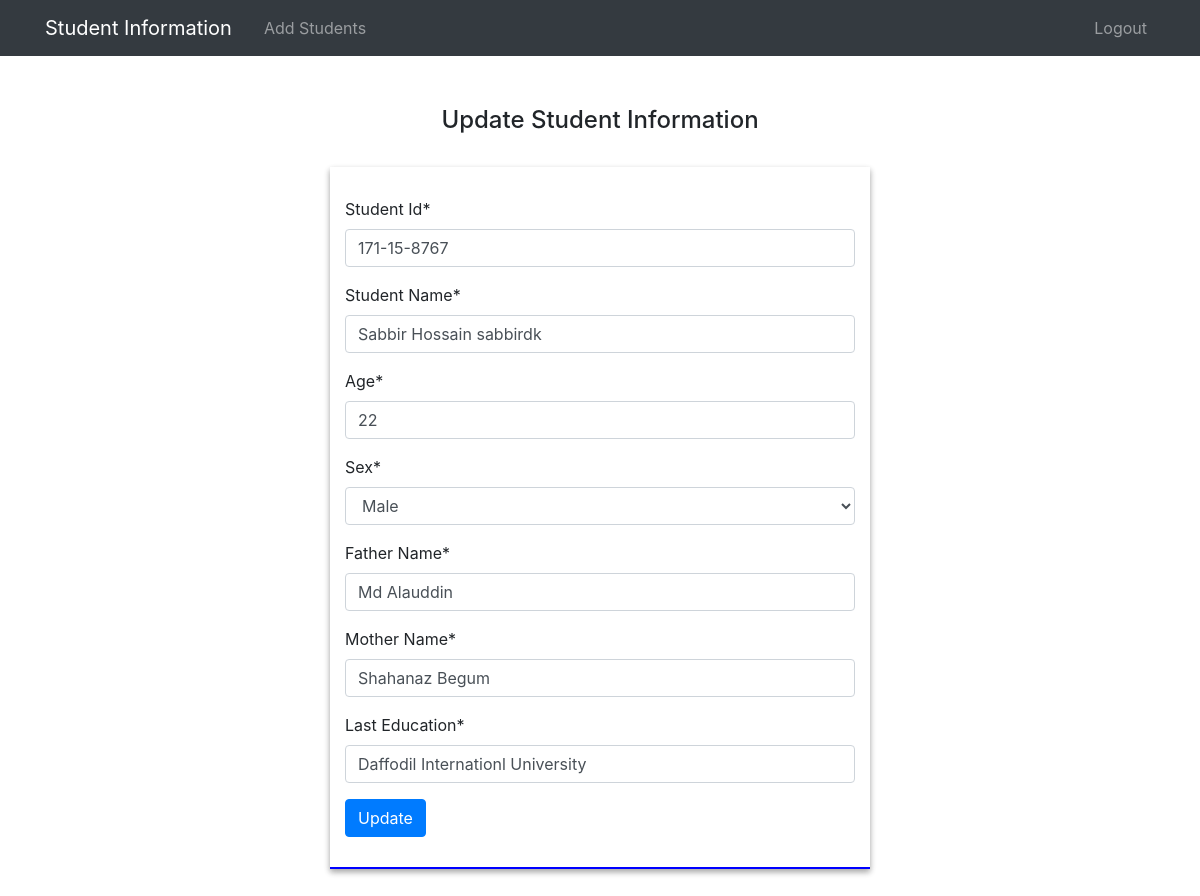
/1/update_view/ (signed in), run on an earlier commit of the app's database.
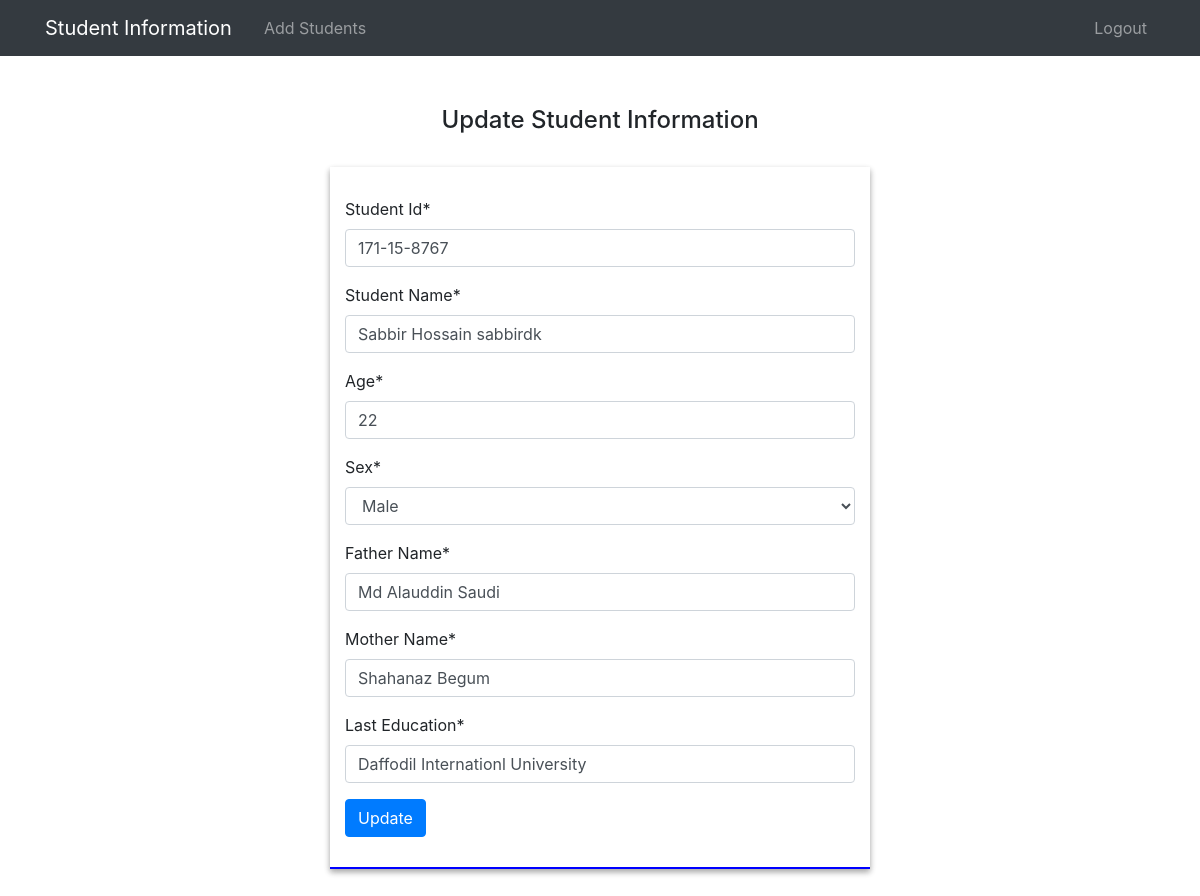
And on a later commit of the database.
### student/models.py (models this page shows, shortened)
class Student(models.Model):
    GENDER_CHOICES = (
        ('male', 'Male'),
        ('female', 'Female'))
    stu_id = models.CharField(max_length=50, unique=True,error_messages={'unique':"this Student id is already exists"})
    name = models.CharField(max_length=50)
    age = models.IntegerField()
    sex =  models.CharField(max_length=50, choices=GENDER_CHOICES)
    father_Name = models.CharField(max_length=50)
    mother_Name = models.CharField(max_length=50)
    last_Education = models.CharField(max_length=50)

### student/views.py (the view)
# urls.py: path('<id>/update_view/', update_view,name="update_view"),
@permission_required('auth.view_user')
def update_view(request, id):
    obj = get_object_or_404(Student, id = id)
    form = studentform(request.POST or None, instance = obj)
    if form.is_valid():
        form.save()
        return redirect('home')
    context = {
        'form' : form
    }
    return render(request, "update_view.html", context)

### student/forms.py
class studentform(forms.ModelForm):
    def __init__(self, *args, **kwargs):
        super(studentform, self).__init__(*args, **kwargs)
        self.fields['stu_id'].label = "Student Id"
        self.fields['name'].label =  "Student Name"
        self.fields['age'].label = "Age"
        self.fields['sex'].label = "Sex"
        self.fields['father_Name'].label = "Father Name"
        self.fields['mother_Name'].label = "Mother Name"
        self.fields['last_Education'].label = "Last Education"
        self.fields['stu_id'].widget.attrs.update(
            {
                'placeholder': 'ex:171-15-8767',
            }
        )
        self.fields['name'].widget.attrs.update(
            {
                'placeholder': 'Enter Full Name',
            }
        )
        self.fields['last_Education'].widget.attrs.update(
            {
                'placeholder': 'ex: Daffodil International University',
            }
        )
    class Meta:
        model = Student
        fields = '__all__'

### student/templates/update_view.html (shortened to what this page needs)
{% extends "base.html" %}
{% load static %}
{% block content %}
{% load crispy_forms_tags %}
    <div class="col-lg-12 student">
        <div class="container">
            <div class="row">
                <div class="col-lg-12 text-center">
                    <h4>Update Student Information</h4> <br>
                </div>
                <div class="col-lg-6 mx-auto forms">
                    <form action="." method="post">
                        {{form|crispy}}
                        <input class="btn btn-primary" type="submit" value="Update">
                    </form>
                </div>
            </div>
        </div>
    </div>
{% endblock content %}

What changed in the data, as far as the page shows it:
changed Student "Sabbir Hossain sabbirdk": father_Name "Md Alauddin" → "Md Alauddin Saudi"
